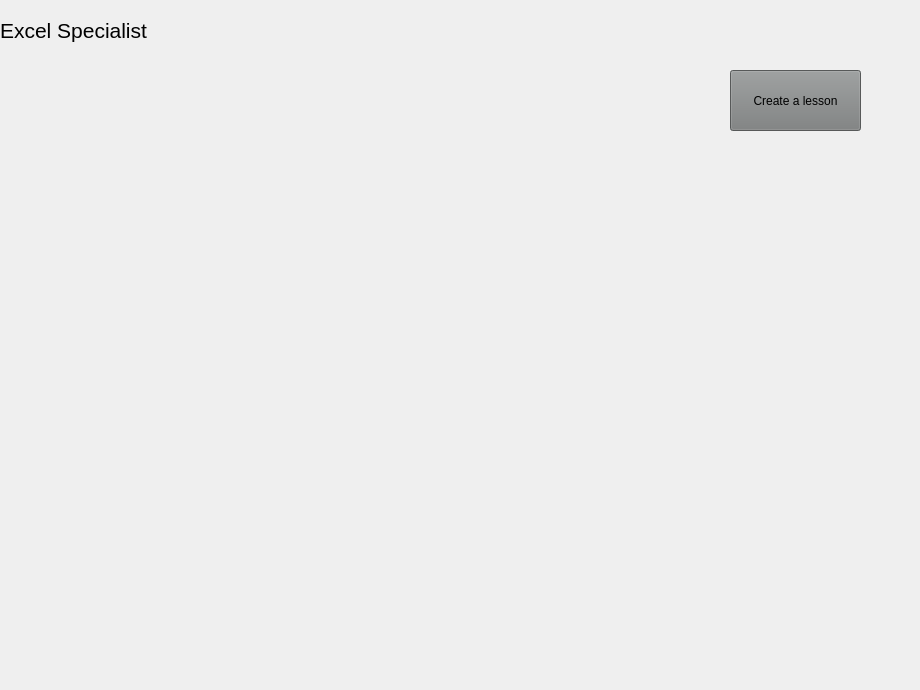
      <widget class="QWidget" name="ExcelSpec_course">
       <widget class="QLabel" name="label_210">
        <property name="geometry">
         <rect>
          <x>0</x>
          <y>10</y>
          <width>881</width>
          <height>41</height>
         </rect>
        </property>
        <property name="font">
         <font>
          <family>Segoe UI</family>
          <pointsize>16</pointsize>
          <italic>false</italic>
          <bold>false</bold>
         </font>
        </property>
        <property name="styleSheet">
         <string notr="true">QLabel
{
background-color:transparent;
    qproperty-alignment: AlignCenter;
color:black;
	font: 16pt &quot;Segoe UI&quot;;

}</string>
        </property>
        <property name="text">
         <string>Excel Specialist</string>
        </property>
       </widget>
       <widget class="QWidget" name="courses_WG" native="true">
        <property name="geometry">
         <rect>
          <x>-10</x>
          <y>50</y>
          <width>911</width>
          <height>631</height>
         </rect>
        </property>
        <widget class="QPushButton" name="createLesson_PB">
         <property name="geometry">
          <rect>
           <x>740</x>
           <y>20</y>
           <width>131</width>
           <height>61</height>
          </rect>
         </property>
         <property name="styleSheet">
          <string notr="true">QPushButton
{
background-color:#7A7D7D

}</string>
         </property>
         <property name="text">
          <string>Create a lesson</string>
         </property>
        </widget>
       </widget>
      </widget>
